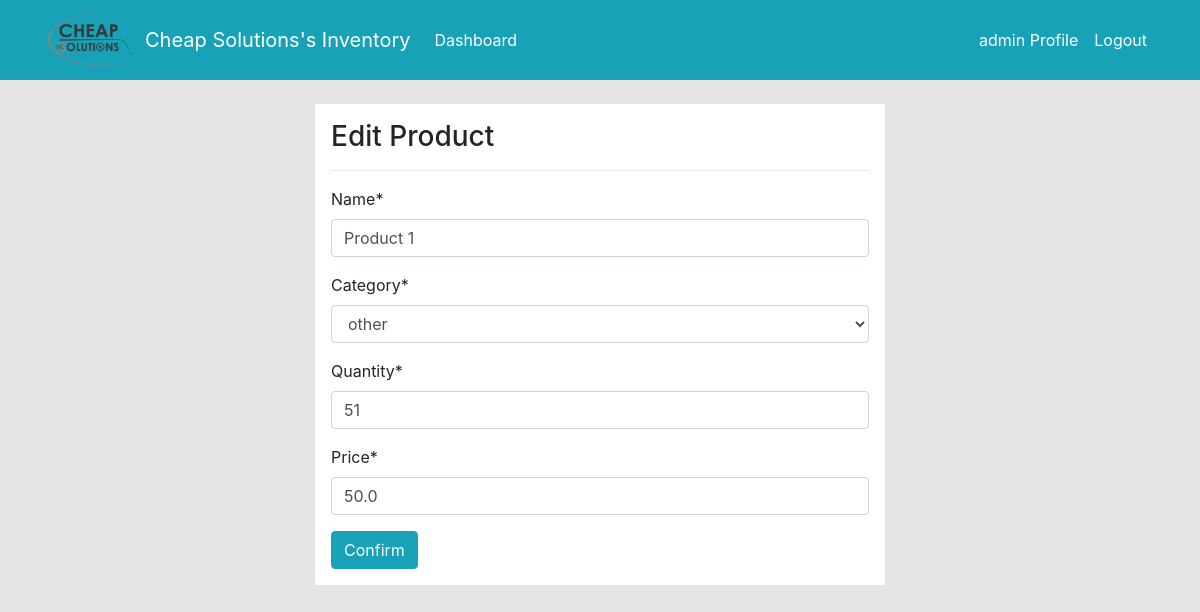
/products/edit/1/ (signed in), run on an earlier commit of the app's database.
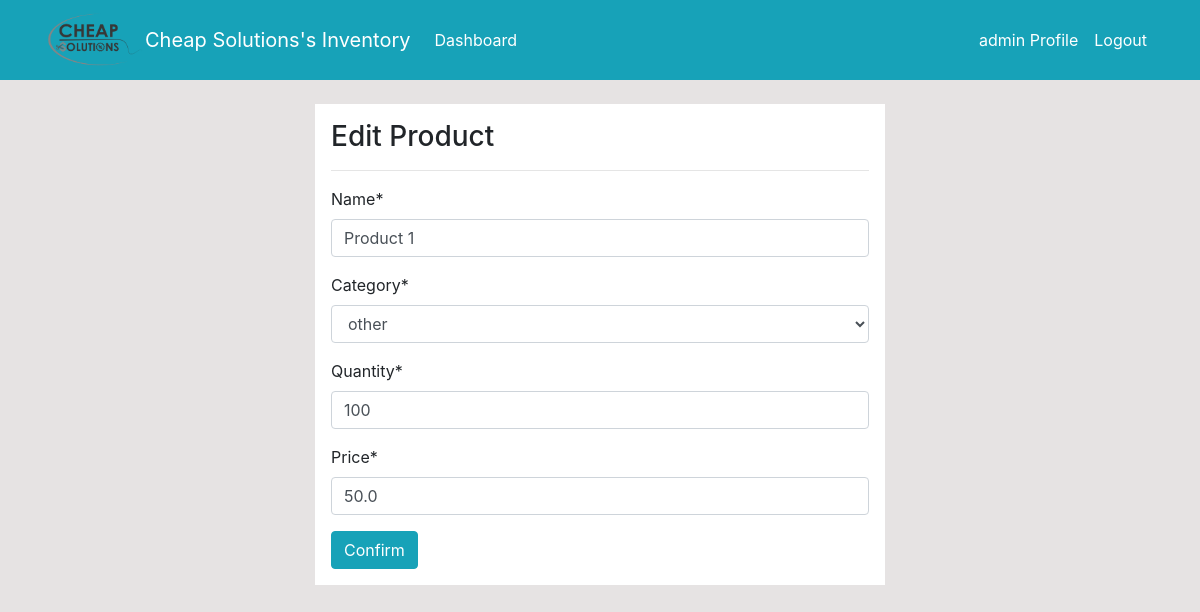
And on a later commit of the database.
### dashboard/models.py (models this page shows, shortened)
class Product(models.Model):
    name = models.CharField(max_length=500, unique=True, null = True)
    category = models.ForeignKey(Category,
                                 on_delete=models.SET_NULL,
                                 null=True)
    quantity = models.PositiveIntegerField(null=True)
    price = models.FloatField(null=True)

class Category(models.Model):
    name = models.CharField(max_length=500, help_text='')
    def __str__(self):
        return '{0}'.format(self.name)

### dashboard/decorators.py (the view)
        def wrapper(request, *args, **kwargs):
            group = None
            if request.user.groups.exists():
                group = request.user.groups.all()[0].name
            if group in allowed_roles:
                return view_func(request, *args, **kwargs)
            else:
                return HttpResponse('You are not authorized to view this page')

### dashboard/forms.py
class ProductForm(forms.ModelForm):
    class Meta:
        model = Product
        fields = '__all__'

### templates/dashboard/products_edit.html (shortened to what this page needs)
{% extends 'partials/base.html' %}
{% load crispy_forms_tags %}
{% block content %}
<div class="row my-4">
    <div class="col-md-6 offset-md-3 p-3 bg-white">
        <h3>Edit Product</h3>
        <hr>
        <form method="POST">
            {{ form|crispy }}
            <input class="btn btn-info" type="submit" value="Confirm">
        </form>
    </div>
</div>
{% endblock %}

What changed in the data, as far as the page shows it:
changed Product "other": quantity "51" → "100"
